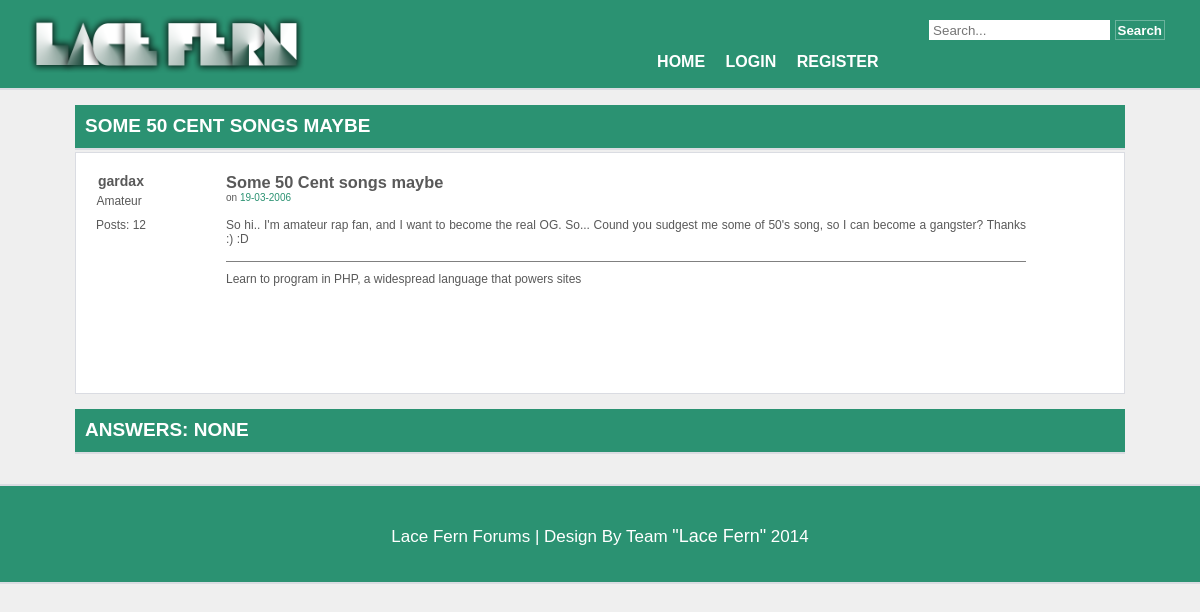
The page /?page=question&id=8 on the database as committed earlier.
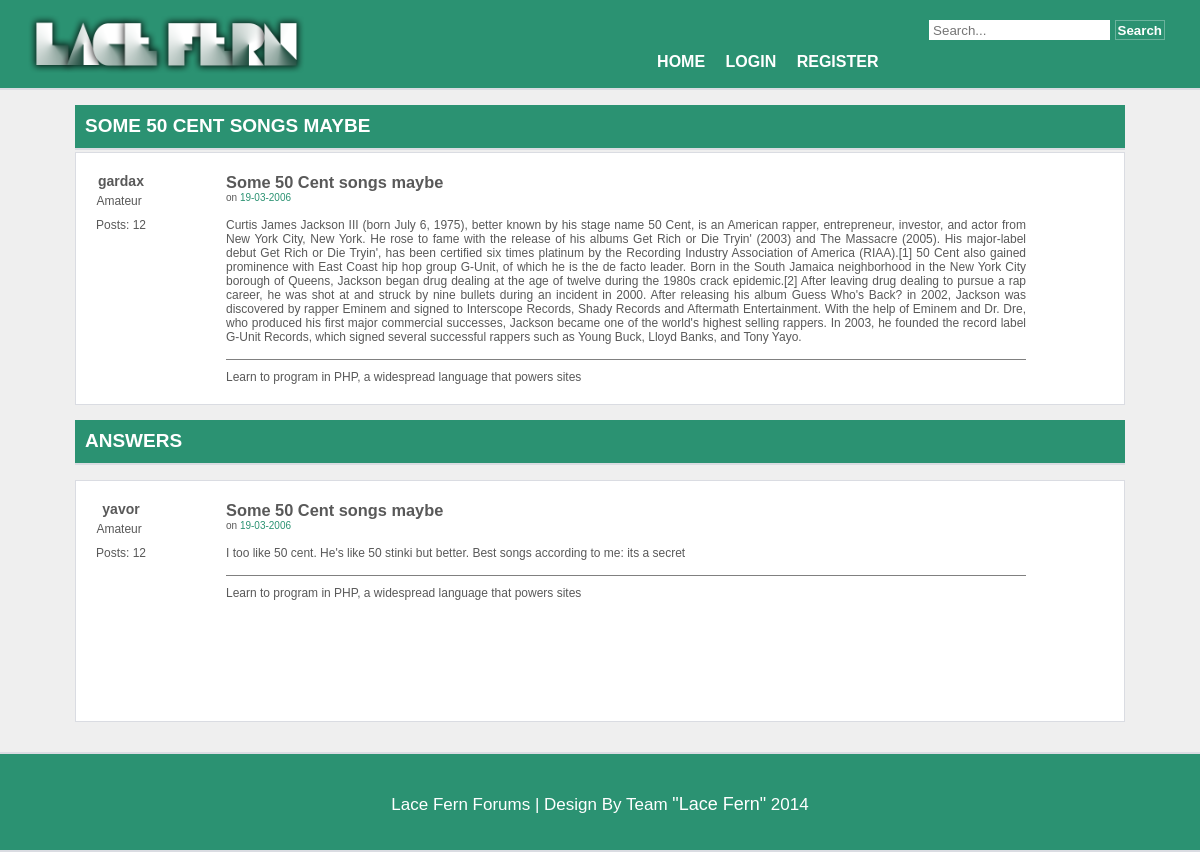
The same page on the database as committed later.
### tables this page shows
CREATE TABLE IF NOT EXISTS `posts` (
  `id` int(11) NOT NULL AUTO_INCREMENT,
  `title` varchar(500) NOT NULL,
  `summary` text NOT NULL,
  `text` text NOT NULL,
  `category_id` int(11) NOT NULL,
  `user_id` int(11) NOT NULL,
  `votes` int(11) NOT NULL DEFAULT '0',
  `answers` int(11) DEFAULT '0',
  `best_answer_id` int(11) DEFAULT NULL,
  PRIMARY KEY (`id`),
  KEY `category_id` (`category_id`,`user_id`),
  KEY `best_answer_id` (`best_answer_id`),
  KEY `category_id_2` (`category_id`),
  KEY `best_answer_id_2` (`best_answer_id`),
  KEY `category_id_3` (`category_id`),
  KEY `user_id` (`user_id`)
);

CREATE TABLE IF NOT EXISTS `users` (
  `id` int(11) NOT NULL AUTO_INCREMENT,
  `username` varchar(100) NOT NULL,
  `email` varchar(100) NOT NULL,
  `first_name` varchar(50) NOT NULL,
  `last_name` varchar(50) NOT NULL,
  `password` varchar(100) NOT NULL,
  `gender_id` int(11) NOT NULL,
  `salt` varchar(300) NOT NULL,
  `session_key` varchar(100) DEFAULT NULL,
  PRIMARY KEY (`id`),
  UNIQUE KEY `email` (`email`),
  UNIQUE KEY `username` (`username`),
  KEY `gender_id` (`gender_id`),
  KEY `session_key` (`session_key`)
);

CREATE TABLE IF NOT EXISTS `replies` (
  `id` int(11) NOT NULL AUTO_INCREMENT,
  `text` text NOT NULL,
  `user_id` int(11) NOT NULL,
  `post_id` int(11) NOT NULL,
  `votes` int(11) NOT NULL DEFAULT '0',
  PRIMARY KEY (`id`),
  KEY `user_id` (`user_id`,`post_id`),
  KEY `user_id_2` (`user_id`),
  KEY `post_id` (`post_id`)
);

### Controller/usersController.php (called while the page is built, shortened)
<?php
    $userService = new UsersService();
    if(isset($_SESSION['sessionKey'])){
        $user = $userService->getUserBySessionKey($_SESSION['sessionKey']);
    }
    else{
        $user = null;
    }
?>

### Manager/postsManager.php (called while the page is built, shortened)
<?php
require_once('Models/Post.php');
class PostsManager{
    private $pdo;
    function __construct() {
        $this->pdo = new PDO('mysql:host=localhost;dbname=forum', DATABASE_USER);
        $this->pdo->setAttribute(PDO::ATTR_ERRMODE, PDO::ERRMODE_EXCEPTION);
    }
    function getPostByIDAll($id) {
        $query = $this->pdo->prepare("SELECT *
                                          FROM posts
                                          JOIN users ON posts.user_id = users.id
                                          WHERE posts.id = :id");
        $query->bindParam(':id', $id);
        $query->execute();
        $data = $query->fetch();
        if ($data) {
            return new Post($data);
        }
        return null;
    }
}

### Service/postsService.php (called while the page is built, shortened)
<?php
require_once('Manager/postsManager.php');
class PostsService{
    private $manager;
    function __construct() {
        $this->manager = new PostsManager();
    }
    function getPostByIDAll($id) {
        return $this->manager->getPostByIDAll($id);
    }
}

### Models/Post.php (called while the page is built, shortened)
<?php
class Post {
    private $title;
    private $text;
    private $username;
    function __construct($userData = null) {
        if(isset($userData['title'])){
            $this->title = $userData['title'];
        }
        if(isset($userData['text'])){
            $this->text = $userData['text'];
        }
        if(isset($userData['username'])){
            $this->username = $userData['username'];
        }
    }
    public function getTitle()
    {
        return $this->title;
    }
    public function getText()
    {
        return $this->text;
    }
    public function getUsername()
    {
        return $this->username;
    }
}

### Manager/replyManager.php (called while the page is built, shortened)
<?php
class replyManager {
    private $pdo;
    function __construct() {
        $this->pdo = new PDO('mysql:host=localhost;dbname=forum', DATABASE_USER);
        $this->pdo->setAttribute(PDO::ATTR_ERRMODE, PDO::ERRMODE_EXCEPTION);
    }
    function getAllRepliesByTopicID($id){
        $query = $this->pdo->prepare("SELECT *
                                          FROM replies
                                          JOIN users ON replies.user_id = users.id
                                          WHERE post_id LIKE :id");
        $query->bindParam(':id', $id);
        $query->execute();
        $data = $query->fetchAll();
        $allReplies = [];
        foreach ($data as $reply){
            array_push($allReplies, $reply);
        }
        return $allReplies;
    }
}

### views/question.php (the view, shortened to what this page needs)
<main>
    <?php
    require_once('Manager/replyManager.php');
    $postID = 0;
    if (isset($_GET['id'])){
        $postID = $_GET['id'];
    } else {
        header("Location: ?page=error&error=Use the main page to see posts");
    }
    $postService = new PostsService();
    $post = $postService->getPostByIDAll($postID);
    ?>
    <section class="messageSection">
        <header>
            <h1><?php echo $post->getTitle()?></h1>
        </header>
        <article>
            <div class="userHolder">
                <h4><?php echo $post->getUsername()?></h4>
                <span>Amateur</span>
                <span style="width:100px; text-align: left">Posts: 12</span>
            </div>
            <div class="messageHolder">
                <h3><?php echo $post->getTitle()?></h3>
                <p>on <span>19-03-2006</span></p>
                <div class="message">
                    <p><?php echo $post->getText()?></p>
                </div>
                <div class="userSign">
                    <p>Learn to program in PHP, a widespread language that powers sites </p>
                </div>
            </div>
        </article>
    </section>
    <?php
    $replyManager = new replyManager();
    $allReplies = $replyManager->getAllRepliesByTopicID($postID);
    if (count($allReplies) < 1){ ?>
        <section class="messageSection">
            <header>
                <h1>Answers: None</h1>
            </header>
        </section>
    <?php
    } else {?>
        <section class="messageSection">
            <header>
                <h1>Answers</h1>
            </header>
        </section>
    <?php
    foreach ($allReplies as $reply){ ?>
        <section class="messageSection">
            <article>
                <div class="userHolder">
                    <h4><?php echo $reply[6]?></h4>
                    <span>Amateur</span>
                    <span style="width:100px; text-align: left">Posts: 12</span>
                </div>
                <div class="messageHolder">
                    <h3><?php echo $post->getTitle()?></h3>
                    <p>on <span>19-03-2006</span></p>
                    <div class="message">
                        <p><?php echo $reply[1]?></p>
                    </div>
                    <div class="userSign">
                        <p>Learn to program in PHP, a widespread language that powers sites </p>
                    </div>
                </div>
            </article>
        </section>
    <?php
    }}
    ?>
</main>

### views/header.php (shortened to what this page needs)
<!DOCTYPE html>
<html>
<head>
    <link rel="stylesheet" href="styles/styles.css"/>
</head>
<body>
<header>
    <div id="navigation">
    <?php
    include 'views/search.php';
    include('views/menu.php');
    ?>
    </div>
    <img src="images/logo.png" alt="" class="logo"/>
</header>

### views/search.php
<div id="search">
    <input type="text" name="search" id="search" placeholder="Search...">
    <button type="submit" > Search</button>
</div>

### views/menu.php
<div id="menu">
<ul>
	<li><a href="index.php?page=main">Home</a></li>
	<?php
       if($user){
    ?>
           <li><a href="index.php?page=question">Question</a></li>
           <li><a href="index.php?page=profiletemplate">Profile Example</a></li>
    <li><a href="index.php?page=profile">Profile</a></li>
           <li><a href="index.php?page=logout">Logout</a></li>
    <?php
       }
       else {
    ?>
	<li><a href="index.php?page=login">Login</a></li>
    <li><a href="index.php?page=register">Register</a></li>
    <?php
        }
    ?>
</ul>
</div>

### index.php (shortened to what this page needs)
<?php
    require_once('Controller/usersController.php');
    include 'views/header.php';
    if(isset($_GET['page'])){
        switch($_GET['page']){
			case "question":
                include 'views/question.php';
                break;
        }
    }
    else{
        include('views/main.php');
    }
    include 'views/footer.php';
?>

### views/footer.php
<footer>
    <p>Lace Fern Forums | Design By Team <span>"Lace Fern"</span> 2014</p>
</footer>
</body>
</html>

### styles/styles.css (style rules this page uses)
* { margin:0px; padding: 0px; box-sizing: border-box; }
body { background: #EFEFEF; font-family: Helvetica, sans-serif; }
header, footer { width: 100%; height: 90px; background: #2B9272; border-bottom: 2px solid #DADCE2; }
footer { height: 100px; border-top: 2px solid #DADCE2; }
main > section { width:1050px; border: 0px solid black; margin: 0px auto; margin-top: 15px; margin-bottom: 30px; }
main > section > article { background: white; width: 100%; border: 1px solid #DADCE2; min-height: 70px; margin: 0px auto; margin-bottom: 3px; }
main > section > article > div { text-align: center; font-size: 14px; color: #595959; margin-top: 20px; margin-bottom: 20px; padding-left: 50px; padding-right: 50px; }
main > section > header { width: 100%; height: 45px; color: white; margin-bottom: 2px; background: #2B9272; }
main > section > header > h1 { padding-top: 10px; padding-left: 10px; font-size: 19px; }
.logo { width: 400px; display: inline-block; }
footer p { text-align: center; color: white; font-size: 17px; font-family: "Century Gothic", CenturyGothic, AppleGothic, sans-serif; margin-top: 40px; }
footer p span { cursor: pointer; font-size: 18px; }
section > header > h1 { text-transform: uppercase; }
main > .messageSection > article { min-height: 110px; max-height: none; }
main > .messageSection { margin-bottom: 0px; }
.messageSection .userHolder { position: absolute; display: inline-block; width: 150px; min-height: 200px; margin-left: -30px; }
.messageSection .userHolder span { display: inline-block; margin-top: 5px; margin-bottom: 5px; font-size: 12px; }
.messageSection .messageHolder { display: inline-block; width:900px; margin-left: 100px; min-height: 200px; }
.messageSection .messageHolder h3, .messageHolder p { text-align: left; }
.messageSection .messageHolder p { font-size: 10px; }
.messageSection .messageHolder p span { color:#2B9272; cursor: default; }
.messageSection .messageHolder .message, .messageHolder .userSign { margin-top: 15px; }
.messageHolder .userSign { border-top: 1px solid gray; padding-top: 10px; }
.messageHolder .message p, .messageHolder .userSign p { text-align: justify; font-size: 12px; }
footer { margin-top: 30px; }
#navigation { float: right; margin-right: 35px; }
#menu ul li { display: inline-block; text-transform: uppercase; margin-top: 13px; }
#menu ul li a { text-decoration: none; color: white; font-weight: bold; padding: 8px; }
#search { margin-top: 10px; margin-left: 140px; }
#search > input { border: none; height: 20px; padding-left: 4px; outline: none; }
#search > button { border: 1px solid rgba(255,255,255,0.3); height: 20px; padding-left: 2px; padding-right: 2px; background-color: transparent; color: white; font-weight: bold; }

Rows that differ between the two databases and show on the page:
changed posts "SOME 50 CENT SONGS MAYBE": text "So hi.. I'm amateur rap fan, and I want to become the real OG. So... Cound you sudgest me some of 50's song, so I can become a gangster? Thanks :) :D" → "Curtis James Jackson III (born July 6, 1975), better known by his stage name 50 Cent, is an American rapper, entrepreneur, investor, and actor from New York City, New York. He rose to fame with the release of his albums Get Rich or Die Tryin' (2003) and The Massacre (2005). His major-label debut Get Rich or Die Tryin', has been certified six times platinum by the Recording Industry Association of America (RIAA).[1] 50 Cent also gained prominence with East Coast hip hop group G-Unit, of which he is the de facto leader. Born in the South Jamaica neighborhood in the New York City borough of Queens, Jackson began drug dealing at the age of twelve during the 1980s crack epidemic.[2] After…"
added replies: user.username "yavor", post.title "Some 50 Cent songs maybe", text "I too like 50 cent. He's like 50 stinki but better. Best songs according to me: its a secret"
Other text that changed with them:
text no longer shown: "ANSWERS: NONE"
text now shown: "ANSWERS"
